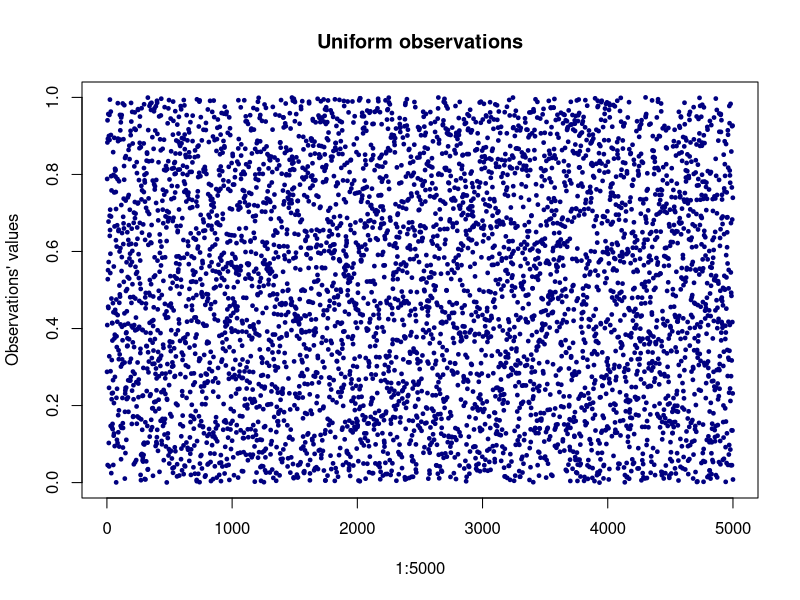
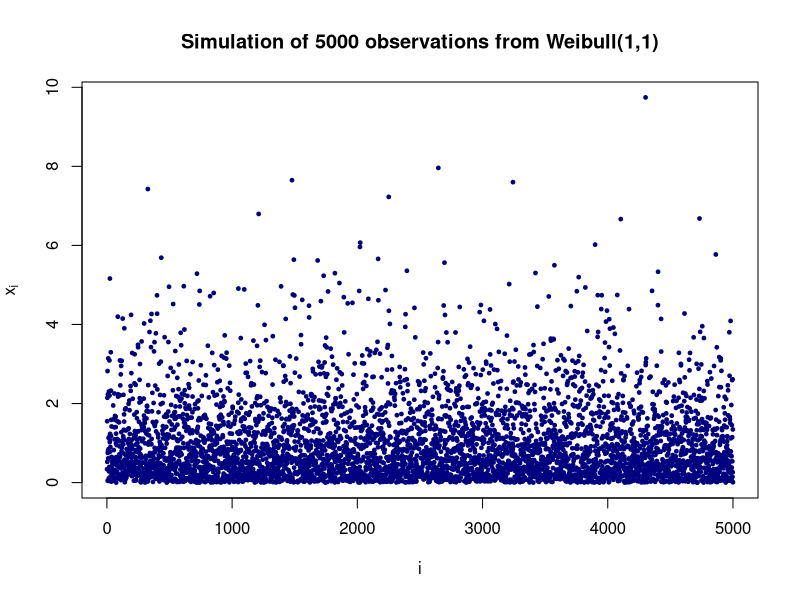
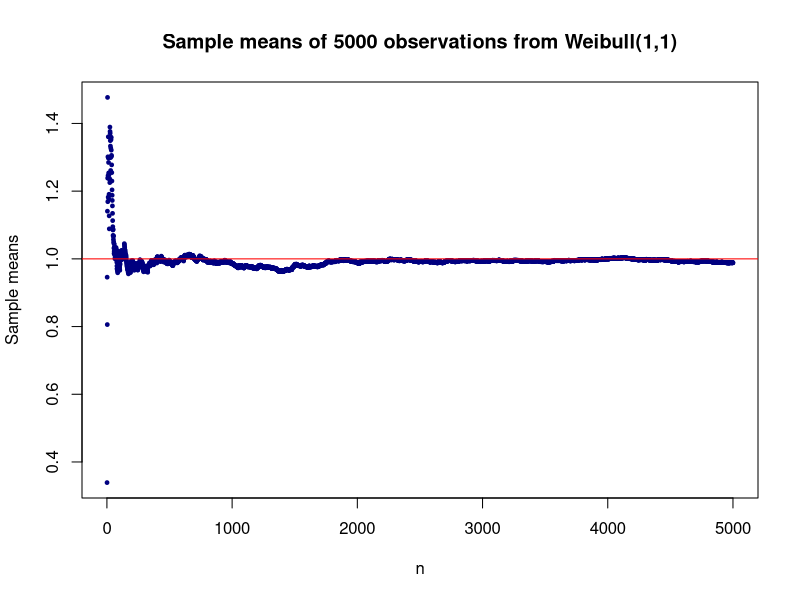
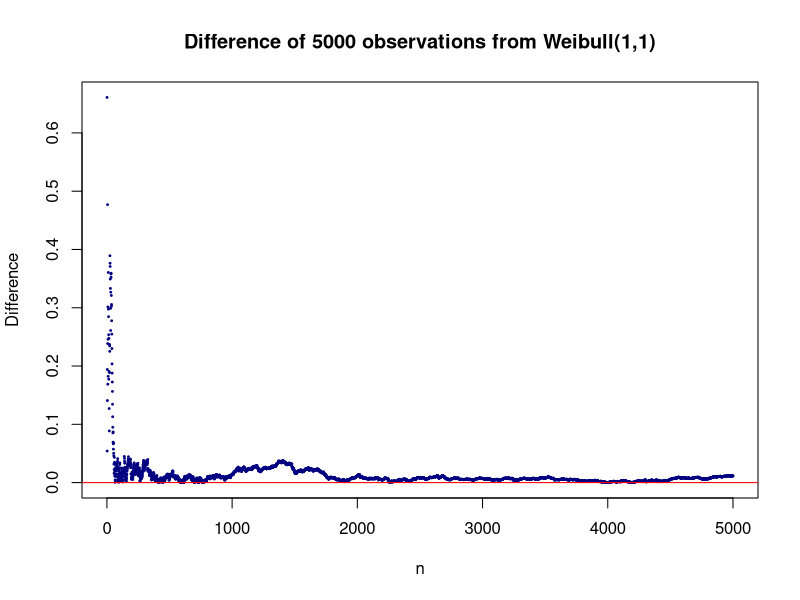
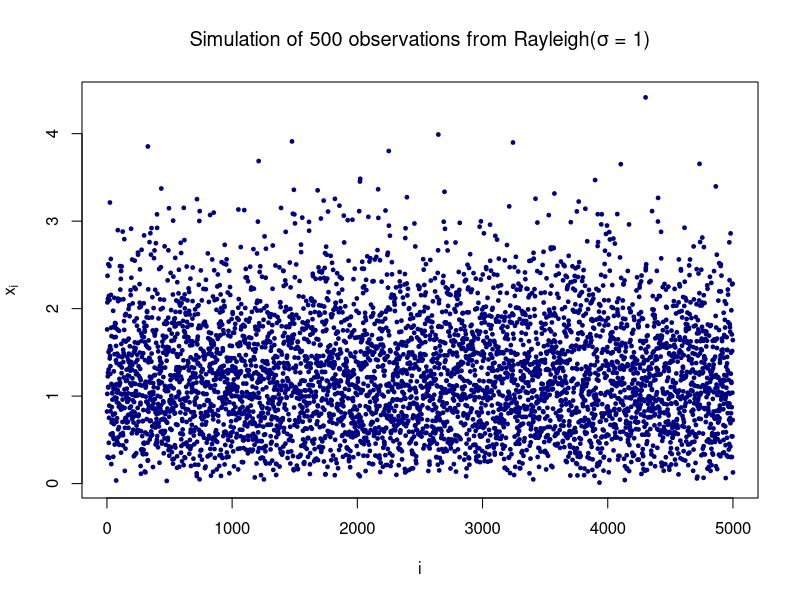
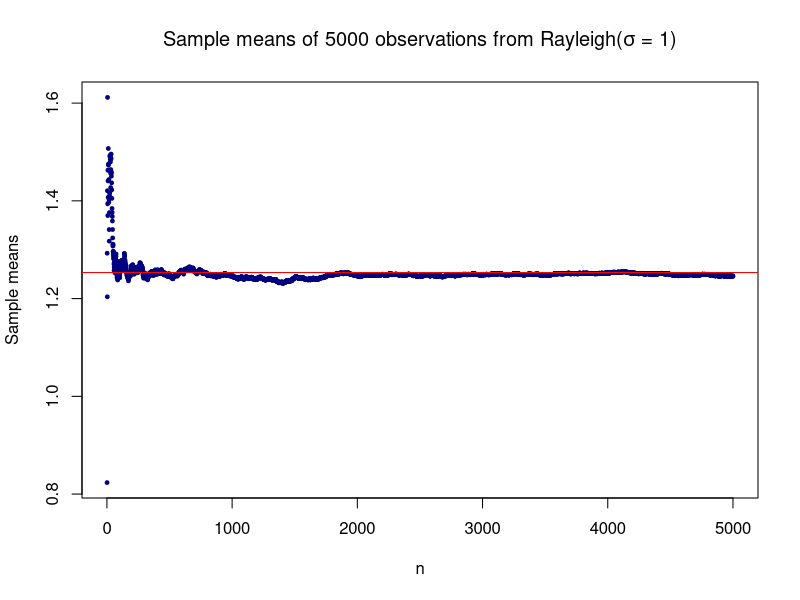
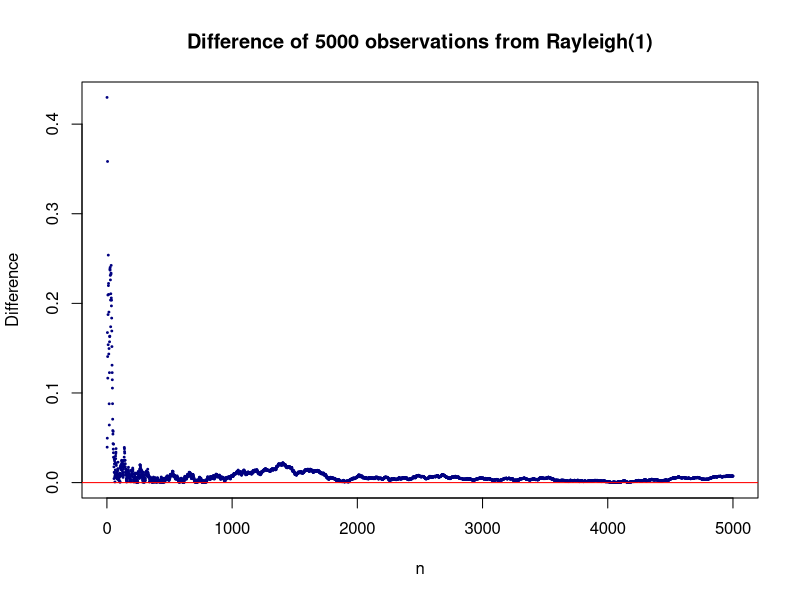
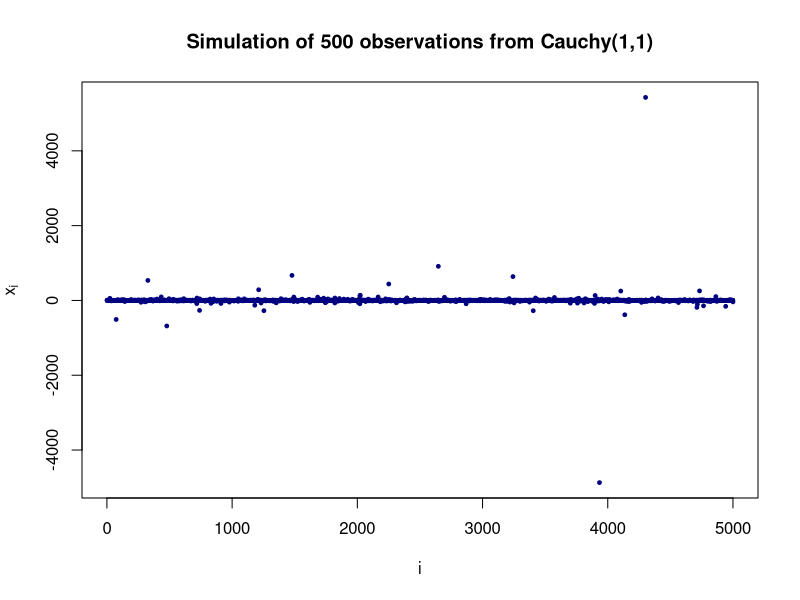

The R source for these figures, in order:
### PABLO KOWALSKI KUTZ
### 2021 / 07 / 15
### ART1
### WEAK LAW OF LARGE NUMBERS 

################################################################################
set.seed(123)
##### Generating 5000 random uniform observations 
uniform_observations <- runif(5000, 0, 1)

##### Plotting the random uniform observations
plot(1:5000, uniform_observations, 
     main="Uniform observations", ylab="Observations' values",
     pch=19, col="navy blue", cex=0.5)

################################################################################
##########################     WEIBULL(1,1)     ################################

##### F^(-1)(x) of Weibull(1,1)
inversefunction_weibull11 <- function(x) {
  return (-log(1-x))
}
xi <- sapply(uniform_observations, inversefunction_weibull11)
i <- 1:5000

##### Plotting a simulation of the 5000 observations from Weibull(1,1)
plot(i, xi, 
     main="Simulation of 5000 observations from Weibull(1,1)",
     xlab="i", ylab=expression('x'["i"]), pch=19, col="navy blue", cex=0.5)

##### Calculating Xbar
calculating_average <- function(list1, n) {
  return (mean(list1[1:n]))
}
sample_means <- c(rep(0,length(i)))
for (j in i) {
  sample_means[j] <- calculating_average(xi, j)
}

##### Plotting the sample means of 5000 observations from Weibull(1,1)
plot(i, sample_means, 
     main="Sample means of 5000 observations from Weibull(1,1)",
     xlab="n", ylab="Sample means", pch=19, col="navy blue", cex=0.5)
abline(h=1, col="red")

##### Plotting the difference of 5000 observations from Weibull(1,1)
difference <- abs(sample_means - 1) ### 1 is the mean of Weibull(1,1)
plot(i, difference, 
     main="Difference of 5000 observations from Weibull(1,1)",
     xlab="n", ylab="Difference", pch=19, col="navy blue", cex=0.25)
abline(h=0, col="red")


################################################################################
#######################     RAYLEIGH(sigma=1)      #############################

##### F^(-1)(x) of Rayleigh(1)
inversefunction_rayleigh1 <- function(x) {
  return (sqrt(-2*log(1-x)))
}
xi <- sapply(uniform_observations, inversefunction_rayleigh1)
i <- 1:5000

##### Plotting a simulation of the 5000 observations from Rayleigh(1)
plot(i, xi, 
     main=expression(paste("Simulation of 500 observations from Rayleigh(",
                           sigma, " = 1)")),
     xlab="i", ylab=expression('x'["i"]), pch=19, col="navy blue", cex=0.5)

##### Calculating Xbar
calculating_average <- function(list1, n) {
  return (mean(list1[1:n]))
}
sample_means <- c(rep(0,length(i)))
for (j in i) {
  sample_means[j] <- calculating_average(xi, j)
}

##### Plotting the sample means of 5000 observations from Rayleigh(1)
plot(i, sample_means, 
     main=expression(paste("Sample means of 5000 observations from Rayleigh(", 
                           sigma, " = 1)")),
     xlab="n", ylab="Sample means", pch=19, col="navy blue", cex=0.5)
abline(h=sqrt(pi/2), col="red") ### sqrt(pi/2) is the mean of Rayleigh(1)

##### Plotting the Difference of 5000 observations from Rayleigh(1)
difference <- abs(sample_means - sqrt(pi/2))
plot(i, difference, 
     main="Difference of 5000 observations from Rayleigh(1)",
     xlab="n", ylab="Difference", pch=19, col="navy blue", cex=0.25)
abline(h=0, col="red")


################################################################################
##########################     Cauchy(1,1)      ################################

set.seed(123)

##### F^(-1)(x) of Cauchy(1,1)
inversefunction_cauchy11 <- function(x) {
  return (1 + tan(pi*(x-0.5)))
}
xi <- sapply(uniform_observations, inversefunction_cauchy11)
i <- 1:5000

##### Plotting a simulation of the 5000 observations from Cauchy(1,1)
plot(i, xi, 
     main="Simulation of 500 observations from Cauchy(1,1)",
     xlab="i", ylab=expression('x'["i"]), pch=19, col="navy blue", cex=0.5)

##### Calculating Xbar
calculating_average <- function(list1, n) {
  return (mean(list1[1:n]))
}
sample_means <- c(rep(0,length(i)))
for (j in i) {
  sample_means[j] <- calculating_average(xi, j)
}

##### Plotting the sample means of 5000 observations from Cauchy(1,1)
plot(i, sample_means, 
     main="Sample means of 500 observations from Cauchy(1,1)",
     xlab="n", ylab="Sample means", pch=19, col="navy blue", cex=0.5)

